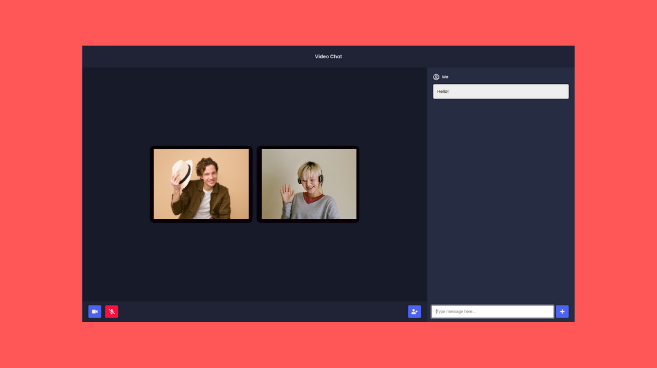
#> input picture video-chat-v1-master/video-chat.png, 657 x 368 px
$ python -i SingleMotionDetector.py   (imports and definitions only)
#> lines starting #> are read from the running program, lines starting #| are printed output that depends on the picture
import numpy as np
import imutils
import cv2

class SingleMotionDetector :
    def __init__(self, accumWeigh=0.5):
        self.accumWeight = accumWeight

        self.bg = None

    def update(self, image) :
        if self.bg is None :
            self.bg = image.copy().astype("float")

        cv2.accumulateWeighted(image, self.bg, self.accumWeight)

    def detect(self, image, tVal=25) :
        delta = cv2.absdiff(self.bg.astype("uint8"), image)
        thresh = cv2.threshold(delta, tVal, 255, cv2.THRESH_BINARY)[1]
        thresh = cv2.erode(thresh, None, iterations=2)
        thresh = cv2.dilate(thresh, None, iterations=2)

        cnts = cv2.findContours(thresh.copy(), cv2.RETR_EXTERNAL,
            cv2.CHAIN_APPROX_SIMPLE)
        cnts = imutils.grab_contours(cnts)
        (minX, minY) = (np.inf, np.inf)
        (maxX, maxY) = (-np.inf, -np.inf)

        if len(cnts) == 0:
            return None

        for c in cnts:
            (x, y, w, h) = cv2.boundingRect(c)
            (minX, minY) = (min(minX, x), min(minY, y))
            (maxX, maxY) = (max(maxX, x + w), max(maxY, y + h))

        return (thresh, (minX, minY, maxX, maxY))

>>> import cv2
>>> picture = cv2.imread('../../../video-chat-v1-master/video-chat.png', cv2.IMREAD_GRAYSCALE)
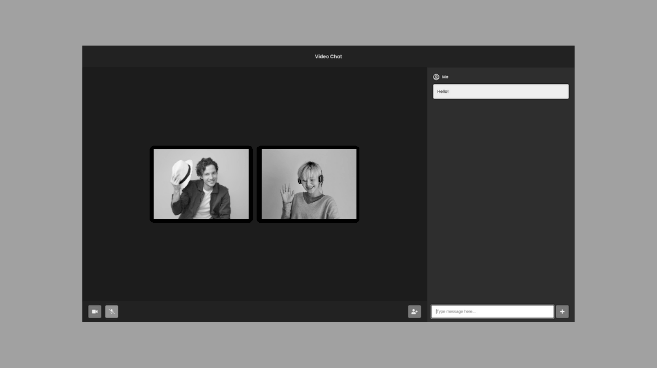
#> picture: shape (368, 657); min 0, max 255, mean 99.4
>>> result = SingleMotionDetector().detect(picture)
#> (the run stopped early here; a loop or call above may not have finished)
